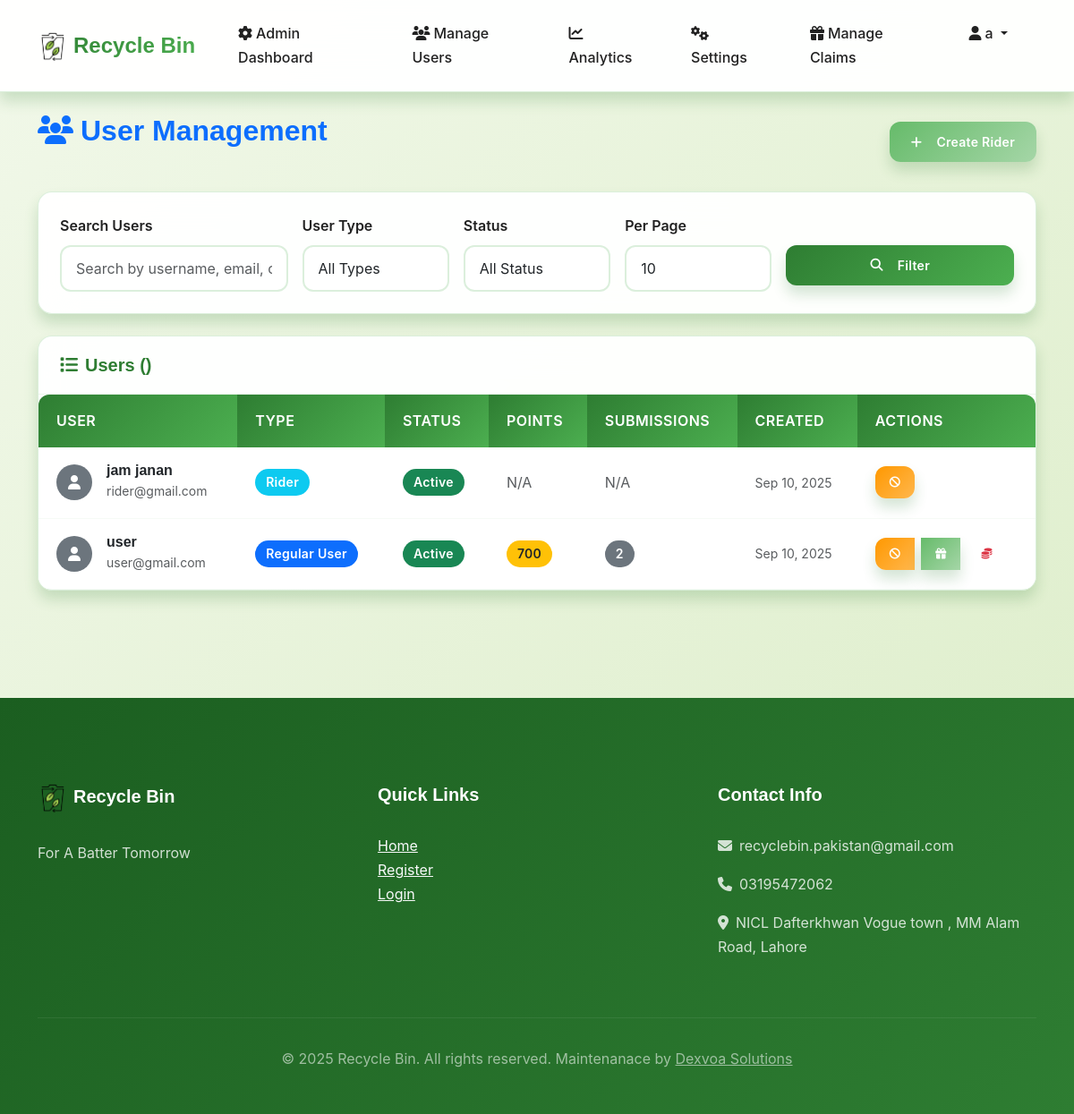
Before: /manage-users/ (signed in) with the older database file.
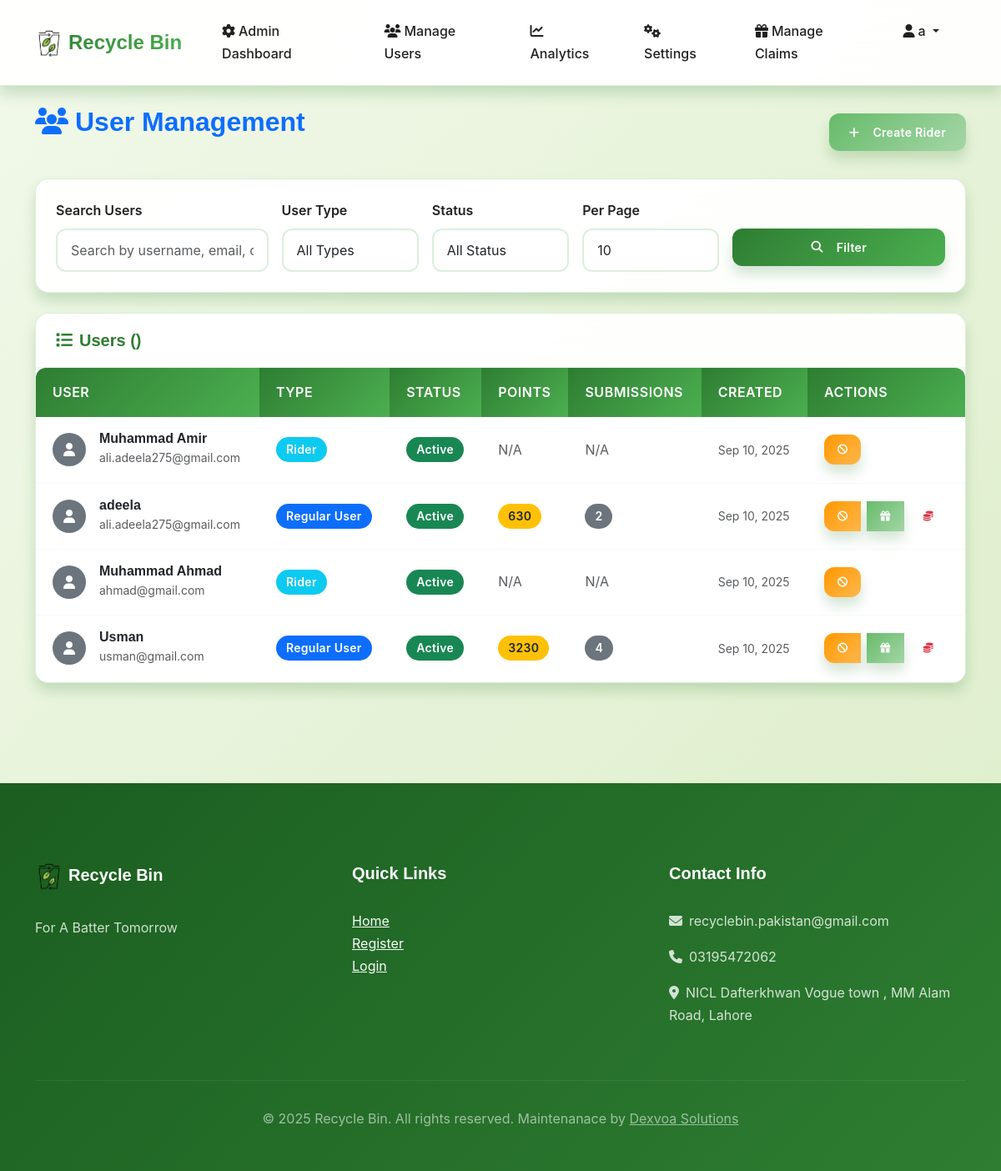
After: the same page with the newer database file.
### accounts/models.py (models this page shows, shortened)
class CustomUser(AbstractUser):
    USER_TYPE_CHOICES = (
        ('user', 'Regular User'),
        ('rider', 'Rider'),
        ('admin', 'Admin')
    )
    STATUS_CHOICES = (
        ('active', 'Active'),
        ('inactive', 'Inactive'),
        ('suspended', 'Suspended'),
    )
    user_type = models.CharField(max_length=10, choices=USER_TYPE_CHOICES, default='user')
    phone = models.CharField(max_length=15, blank=True)
    reward_points = models.PositiveIntegerField(default=0)
    profile_image = models.ImageField(upload_to='profile_images/', blank=True, null=True)
    location = models.CharField(max_length=255, blank=True, help_text="Default collection location")
    status = models.CharField(max_length=10, choices=STATUS_CHOICES, default='active')
    created_at = models.DateTimeField(auto_now_add=True)
    updated_at = models.DateTimeField(auto_now=True)
    id_proof = models.ImageField(upload_to='id_proofs/', blank=True, null=True)
    vehicle_type = models.CharField(max_length=50, blank=True, null=True)
    vehicle_model = models.CharField(max_length=50, blank=True, null=True)
    license_plate = models.CharField(max_length=20, blank=True, null=True)
    vehicle_color = models.CharField(max_length=30, blank=True, null=True)

### dashboard/views.py (the view, shortened to what this page needs)
# urls.py: path('manage-users/', views.manage_users, name='manage_users'),
@login_required
@user_passes_test(is_admin)
def manage_users(request):
    search_query = request.GET.get('search', '')
    user_type_filter = request.GET.get('user_type', '')
    status_filter = request.GET.get('status', '')
    per_page = int(request.GET.get('per_page', 10))
    users = CustomUser.objects.exclude(user_type='admin')
    if user_type_filter:
        users = users.filter(user_type=user_type_filter)
    if status_filter:
        users = users.filter(status=status_filter)
    users = users.order_by('-created_at')
    paginator = Paginator(users, per_page)
    page_number = request.GET.get('page')
    page_obj = paginator.get_page(page_number)
    context = {
        'users': page_obj,
        'search_query': search_query,
        'user_type_filter': user_type_filter,
        'status_filter': status_filter,
        'per_page': per_page,
        'is_paginated': paginator.num_pages > 1,
        'page_obj': page_obj,
    }
    return render(request, 'dashboard/manage_users.html', context)

### dashboard/views.py (called while the page is built)
def is_admin(user):
    return user.is_authenticated and user.user_type == 'admin'

### templates/dashboard/manage_users.html (shortened to what the changed rows need)
{% extends 'base.html' %}
{% block content %}
<div class="container py-4">
    <div class="row mb-4">
        <div class="col-12">
            <div class="d-flex justify-content-between align-items-center">
                <h2 class="text-primary">
                    <i class="fas fa-users me-2"></i>User Management
                </h2>
            </div>
        </div>
    </div>
    <div class="row">
        <div class="col-12">
            <div class="card">
                <div class="card-body p-0">
                    <div class="table-responsive">
                        <table class="table table-hover mb-0">
                            <thead class="table-dark">
                                <tr>
                                    <th>User</th>
                                    <th>Type</th>
                                    <th>Status</th>
                                    <th>Points</th>
                                    <th>Submissions</th>
                                    <th>Created</th>
                                    <th>Actions</th>
                                </tr>
                            </thead>
                            <tbody>
                                {% for user in users %}
                                <tr>
                                    <td>
                                        <div class="d-flex align-items-center">
                                            {% if user.profile_image %}
                                                <img src="{{ user.profile_image.url }}" alt="Profile"
                                                     class="rounded-circle me-3" style="width: 40px; height: 40px; object-fit: cover;">
                                            {% else %}
                                                <div class="rounded-circle bg-secondary d-flex align-items-center justify-content-center me-3"
                                                     style="width: 40px; height: 40px;">
                                                    <i class="fas fa-user text-white"></i>
                                                </div>
                                            {% endif %}
                                            <div>
                                                <h6 class="mb-0">{{ user.get_full_name|default:user.username }}</h6>
                                                <small class="text-muted">{{ user.email }}</small>
                                            </div>
                                        </div>
                                    </td>
                                    <td>
                                        <span class="badge {% if user.user_type == 'rider' %}bg-info{% else %}bg-primary{% endif %}">
                                            {{ user.get_user_type_display }}
                                        </span>
                                    </td>
                                    <td>
                                        <span class="badge {% if user.status == 'active' %}bg-success{% elif user.status == 'suspended' %}bg-danger{% else %}bg-warning{% endif %}">
                                            {{ user.get_status_display }}
                                        </span>
                                    </td>
                                    <td>
                                        {% if user.user_type == 'rider' %}
                                            <span class="text-muted">N/A</span>
                                        {% else %}
                                            <span class="badge bg-warning text-dark">{{ user.reward_points }}</span>
                                        {% endif %}
                                    </td>
                                    <td>
                                        {% if user.user_type == 'rider' %}
                                            <span class="text-muted">N/A</span>
                                        {% else %}
                                            <span class="badge bg-secondary">{{ user.submissions.count }}</span>
                                        {% endif %}
                                    </td>
                                    <td>
                                        <small class="text-muted">{{ user.created_at|date:"M d, Y" }}</small>
                                    </td>
                                    <td>
                                        <div class="btn-group" role="group">
                                            {% if user.status == 'active' %}
                                                <a href="{% url 'dashboard:toggle_user_status' user.id %}"
                                                   class="btn btn-sm btn-warning"
                                                   onclick="return confirm('Are you sure you want to suspend this user?')">
                                                    <i class="fas fa-ban"></i>
                                                </a>
                                            {% else %}
                                                <a href="{% url 'dashboard:toggle_user_status' user.id %}"
                                                   class="btn btn-sm btn-success">
                                                    <i class="fas fa-check"></i>
                                                </a>
                                            {% endif %}
                                            {% if user.user_type == 'user' %}
                                            <button class="btn btn-sm btn-success"
                                                    onclick="showBonusPointsModal('{{ user.id }}', '{{ user.username }}')"
                                                    title="Add bonus points">
                                                <i class="fas fa-gift"></i>
                                            </button>
                                            {% endif %}
                                            {% if user.reward_points >= 1 %}
                                            <button class="btn btn-sm btn-outline-danger"
                                                    onclick="clearUserPoints('{{ user.id }}', '{{ user.username }}')"
                                                    title="Clear reward points">
                                                <i class="fas fa-coins"></i>
                                            </button>
                                            {% endif %}
                                        </div>
                                    </td>
                                </tr>
                                {% endfor %}
                            </tbody>
                        </table>
                    </div>
                </div>
            </div>
        </div>
    </div>
</div>
{% endblock %}

Changed rows visible on the page:
removed CustomUser: get_full_name "jam janan", email "rider@gmail.com", user_type "Rider", status "Active", shows "N/A", created_at "Sep 10, 2025"
removed CustomUser: get_full_name "user", email "user@gmail.com", user_type "Regular User", status "Active", reward_points "700", submissions.count "2", created_at "Sep 10, 2025"
added CustomUser: get_full_name "Muhammad Amir", email "ali.adeela275@gmail.com", user_type "Rider", status "Active", shows "N/A", created_at "Sep 10, 2025"
added CustomUser: get_full_name "adeela", email "ali.adeela275@gmail.com", user_type "Regular User", status "Active", reward_points "630", submissions.count "2", created_at "Sep 10, 2025"
added CustomUser: get_full_name "Muhammad Ahmad", email "ahmad@gmail.com", user_type "Rider", status "Active", shows "N/A", created_at "Sep 10, 2025"
added CustomUser: get_full_name "Usman", email "usman@gmail.com", user_type "Regular User", status "Active", reward_points "3230", submissions.count "4", created_at "Sep 10, 2025"
